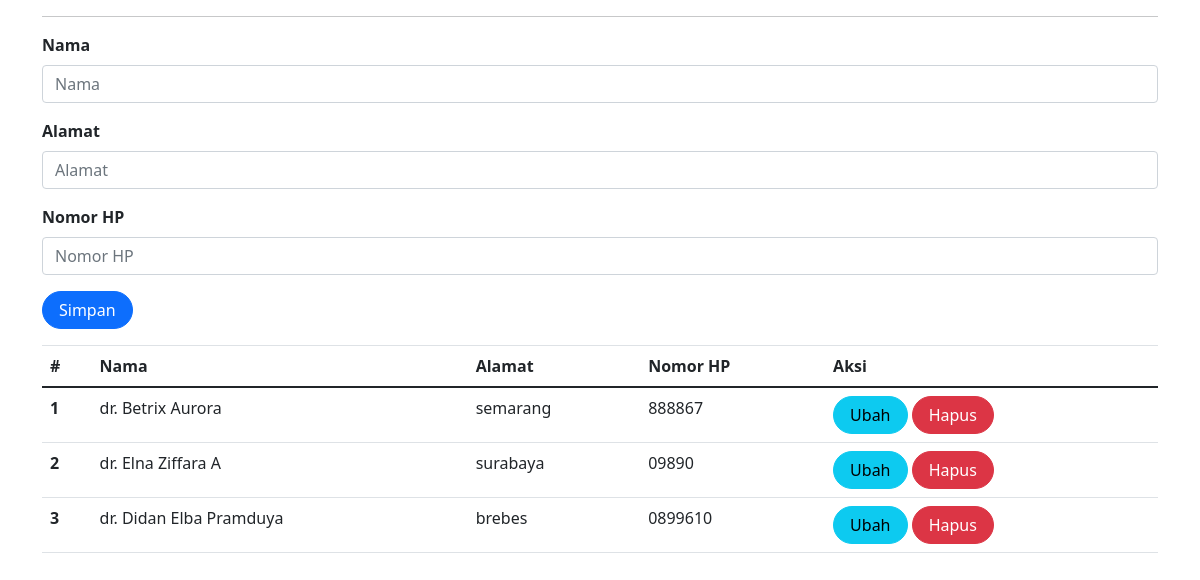
Page /dokter.php (signed in) on the committed database.
### tables this page shows
CREATE TABLE `dokter` (
  `id` int(10) UNSIGNED NOT NULL,
  `nama` varchar(255) DEFAULT NULL,
  `alamat` varchar(255) DEFAULT NULL,
  `no_hp` varchar(50) DEFAULT NULL
);

### dokter.php (the view, shortened to what this page needs)
<?php
include_once("koneksi.php");
?>
<!DOCTYPE html>
<html lang="en">
<head>
    <link rel="stylesheet" href="assets/css/bootstrap.css">
    <link href="https://cdn.jsdelivr.net/npm/bootstrap@5.0.2/dist/css/bootstrap.min.css"
        rel="stylesheet"
>
</head>
<body>
    <div class="container">
        <hr>
        <form class="row" method="POST" action="" name="myForm" onsubmit="return validate();">
            <?php
            $nama = '';
            $alamat = '';
            $no_hp = '';
                ?>
            <div class="form-group">
                <label for="inputNama" class="form-label fw-bold">Nama</label>
                <input type="text" class="form-control" name="nama" id="inputNama" placeholder="Nama" value="<?php echo $nama; ?>">
            </div>
            <div class="form-group">
                <label for="inputAlamat" class="form-label fw-bold">Alamat</label>
                <input type="text" class="form-control" name="alamat" id="inputAlamat" placeholder="Alamat" value="<?php echo $alamat; ?>">
            </div>
            <div class="form-group">
                <label for="inputNoHP" class="form-label fw-bold">Nomor HP</label>
                <input type="text" class="form-control" name="no_hp" id="inputNoHP" placeholder="Nomor HP" value="<?php echo $no_hp; ?>">
            </div>
            <div class="form-group">
                <button type="submit" class="btn btn-primary rounded-pill px-3" name="simpan">Simpan</button>
            </div>
        </form>
        <table class="table table-hover">
            <thead>
                <tr>
                    <th scope="col">#</th>
                    <th scope="col">Nama</th>
                    <th scope="col">Alamat</th>
                    <th scope="col">Nomor HP</th>
                    <th scope="col">Aksi</th>
                </tr>
            </thead>
            <tbody>
                <?php
                $result = mysqli_query($mysqli, "SELECT * FROM dokter");
                if ($result) {
                    $no = 1;
                    while ($data = mysqli_fetch_array($result)) {
                    ?>
                        <tr>
                            <th scope="row"><?php echo $no++ ?></th>
                            <td><?php echo $data['nama'] ?></td>
                            <td><?php echo $data['alamat'] ?></td>
                            <td><?php echo $data['no_hp'] ?></td>
                            <td>
                                <a class="btn btn-info rounded-pill px-3" href="dokter.php?id=<?php echo $data['id'] ?>">Ubah</a>
                                <a class="btn btn-danger rounded-pill px-3" href="dokter.php?id=<?php echo $data['id'] ?>&aksi=hapus">Hapus</a>
                            </td>
                        </tr>
                    <?php
                    }
                } else {
                    echo "Error: " . mysqli_error($mysqli);
                }
                ?>
            </tbody>
        </table>
    </div>
</body>
</html>

### rows in the picture
dokter: nama "dr. Betrix Aurora", alamat "semarang", no_hp "888867"
dokter: nama "dr. Elna Ziffara A", alamat "surabaya", no_hp "09890"
dokter: nama "dr. Didan Elba Pramduya", alamat "brebes", no_hp "0899610"
